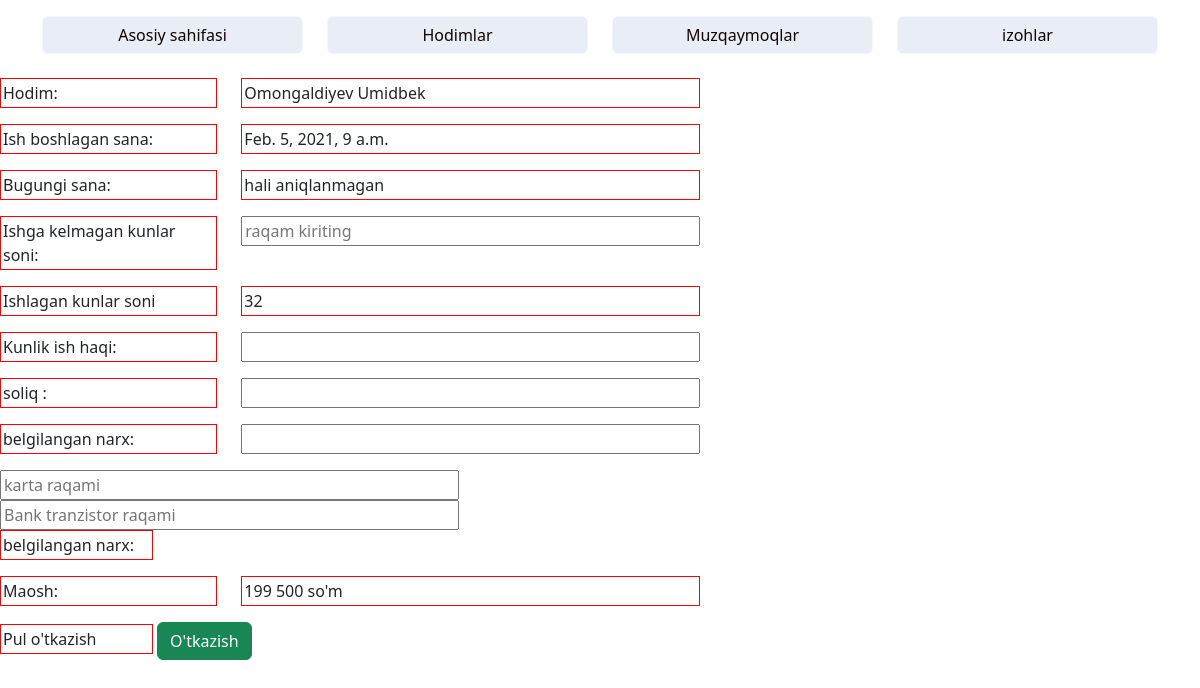
Page /xodim/1/ on the committed database.
### app1/models.py (models this page shows, shortened)
class Hodimlar_00(models.Model):
    ism=models.CharField(max_length=100)
    familiya=models.CharField(max_length=100)
    tel_raqam=models.CharField(max_length=100)
    ish_boshlagan_sana=models.DateTimeField()
    ishlagan_kunlar_soni=models.DecimalField(max_digits=10000,decimal_places=0)
    belgilangan_narx=models.IntegerField(blank=True, null=True)
    karta=models.CharField(max_length=100)
    Bank_Tranzit=models.CharField(max_length=100)
    bank_mfo=models.CharField(max_length=100)

### app1/views.py (the view)
# urls.py: path('xodim/<int:pk>/', hodim_button.as_view(), name="hodimuz"),
class hodim_button(DetailView):
    model = Hodimlar_00
    template_name = 'hodimlar_malumot.html'

### templates/hodimlar_malumot.html (shortened to what this page needs)
 <!DOCTYPE html>
<html lang="en">
<head>
        <link href="https://cdn.jsdelivr.net/npm/bootstrap@5.2.3/dist/css/bootstrap.min.css" rel="stylesheet">
</head>
    <body>
{% extends 'baza.html' %}
{% block content %}
<div class="col-7">
                            <form action="">
                                <br>
                                <div class="row">
                                    <br>
                                    <div class="col-4"><p>Hodim:</p></div>
                                    <div class="col-8"><p>{{hodimlar_00.familiya}} {{hodimlar_00.ism}}</p></div>
                                </div>
                                <div class="row">
                                    <div class="col-4"><p>Ish boshlagan sana:</p></div>
                                    <div class="col-8"><p>{{hodimlar_00.ish_boshlagan_sana}}</p></div>
                                </div>
                                <div class="row">
                                    <div class="col-4"><p>Bugungi sana:</p></div>
                                    <div class="col-8"><p>hali aniqlanmagan</p></div>
                                </div>
                                <div class="row">
                                    <label for="st" class="col-4"><p  style="width: 100%;">Ishga kelmagan kunlar soni:</p></label>
                                    <div class="col-8">
                                        <input type="text" placeholder="raqam kiriting" id="st"  style="width: 100%;">
                                    </div>
                                </div>
                                <div class="row">
                                    <div class="col-4"><p>Ishlagan kunlar soni</p></div>
                                    <div class="col-8"><p>{{hodimlar_00.ishlagan_kunlar_soni}}</p></div>
                                </div>
                                <div class="row">
                                    <label for="stu" class="col-4"><p  style="width: 100%;">Kunlik ish haqi:</p></label>
                                    <div class="col-8">
                                        <input type="text" placeholder="" id="stu"  style="width: 100%;">
                                    </div>
                                </div>
                                <div class="row">
                                    <label for="su" class="col-4"><p  style="width: 100%;">soliq :</p></label>
                                    <div class="col-8">
                                        <input type="text" placeholder="" id="su"  style="width: 100%;">
                                    </div>
                                </div>
                                <div class="row">
                                    <label for="sui" class="col-4"><p  style="width: 100%;">belgilangan narx:</p></label>
                                    <div class="col-8">
                                        <input type="text" placeholder="" id="sui"  style="width: 100%;">
                                    </div>
                                </div>
                                <div class="row">
                                    <div class="col-8">
                                        <input type="text" placeholder="karta raqami" style="width: 100%;">
                                    </div>
                                </div>
                                <div class="row">
                                    <div class="col-8">
                                        <input type="text" placeholder="Bank tranzistor raqami" style="width: 100%;">
                                    </div>
                                </div>
                                <div class="row">
                                    <div class="col-8">
                                          <label for="sui" class="col-4"><p style="width: 100%;">belgilangan narx: </p></label>
                                    </div>
                                </div>
                                <div class="row">
                                    <div class="col-4"><p>Maosh:</p></div>
                                    <div class="col-8"><p>199 500       so'm</p></div>
                                </div>
                                <div class="row">
                                    <div class="col-8">
                                        <label for="sui" class="col-4"><p  style="width: 100%;">Pul o'tkazish</p></label>
                                        <div class="btn btn-success">
                                            O'tkazish
                                        </div>
                                    </div>
                                </div>
                            </form>
                        </div>
{% endblock content %}

### templates/hodimlar_malumot.html (style rules this page uses)
p { border: 1px solid red; width: 100%; padding: 2px; }

### rows in the picture
Hodimlar_00: familiya "Omongaldiyev", ism "Umidbek", ish_boshlagan_sana "Feb. 5, 2021, 9 a.m.", ishlagan_kunlar_soni "32"
